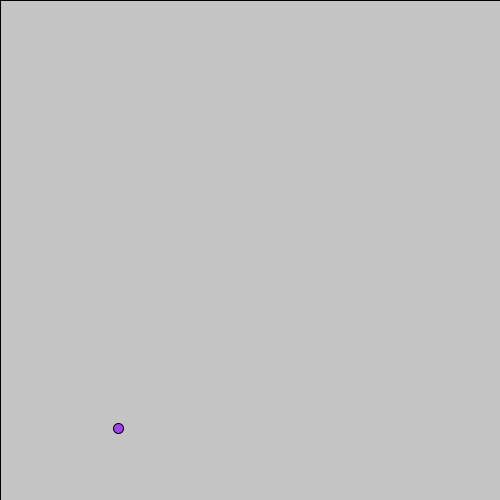
Frame 1 (no input)
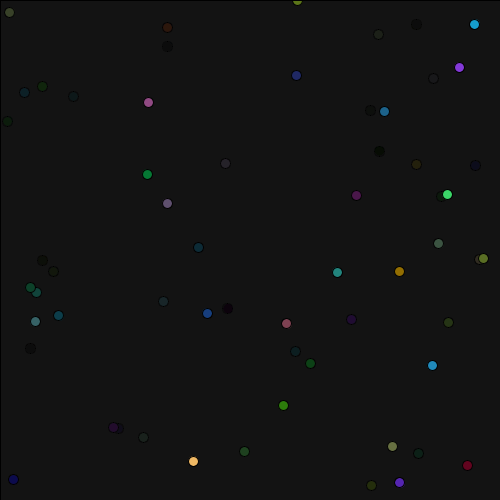
Frame 60 (the mouse pressed at the canvas centre just before this capture)
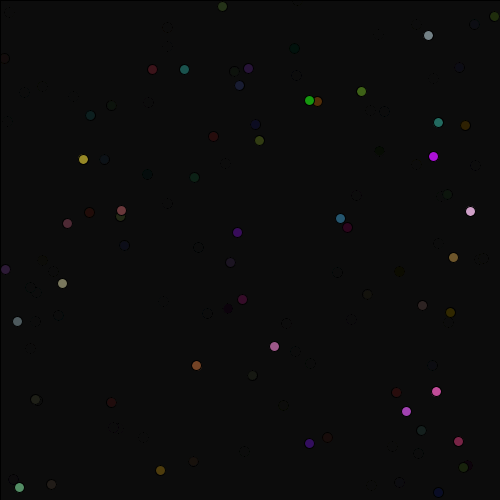
Frame 120 (the mouse held since frame 60 and released just before this capture)

The Processing sketch that drew these frames (run headless with seeded random() and noise(); from frame 60 on, the mouse is pressed at the canvas centre):

// Processing sketch: random__balls
// ── random__balls.pde
//This is created by Seongwoo Choi and Ziping Tang. Assignment 07

int i = 0;

void setup()
  {
  size (500,500);
  smooth();
  ellipseMode(CENTER);
  }

void draw()
  {
  fill(2,0,1,10);
  rect(0,0,width,height);
  fill(random(0,255), random(0,255), random(0,255));
  ellipse(random(0,width), random(0,height), 10, 10);
  }
  
  void mousePressed() {
  if (mousePressed) {
    background(random(255),random(255),random(255));
  } 
  else {
  fill(2,0,1,10);
  rect(0,0,width,height);
  fill(random(0,255), random(0,255), random(0,255));
  ellipse(random(0,width), random(0,height), 10, 10);
  }
  }
  
